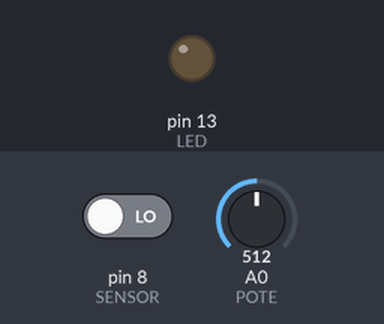
Bench run of a sketch on a simulated Arduino Uno, built with avr-gcc and run on an emulated ATmega328P. On the bench: output pins drawn as LEDs (lit = HIGH). Inputs (shaded band) come from the test bench; at power-on: pin 8 (SENSOR) LOW, A0 (POTE) = 512. What the sketch prints to the serial monitor is not drawn.

Above: at 1.2 s.
1.3 s: pin 8 (SENSOR) driven HIGH
At 2.0 s:
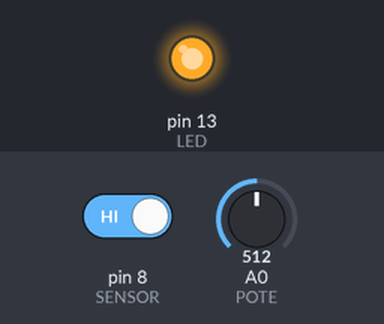
2.8 s: pin 8 (SENSOR) driven LOW
At 3.1 s:
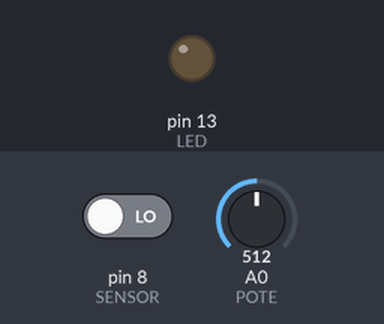
Timing chart, 0 to 5.8 s (numbered marks = the images above; inputs shaded):
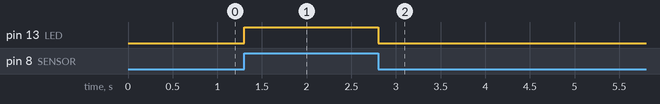

The sketch:

inputSensor_01.ino
```cpp
#define SENSOR 8
#define LED 13
#define POTE A0

void setup() {
  pinMode(SENSOR, INPUT);
  pinMode(LED, OUTPUT);
  pinMode(POTE, INPUT);

  Serial.begin(115200);

}

void loop() {
  digitalWrite(LED, digitalRead(SENSOR));

  int valorPote = 0;
  valorPote = analogRead(POTE);

  Serial.println(valorPote);

}
```

Measured:
- after the input at 1.3 s, pin 13 (LED): LOW → HIGH at once
- after the input at 2.8 s, pin 13 (LED): HIGH → LOW at once
